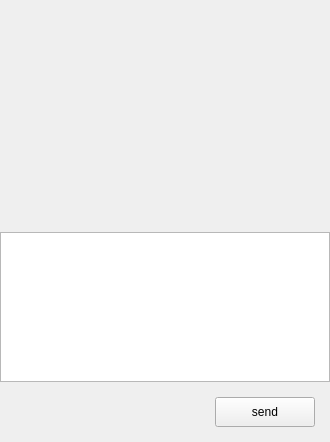
<?xml version="1.0" encoding="UTF-8"?>
<ui version="4.0">
 <class>ChatPage</class>
 <widget class="QWidget" name="ChatPage">
  <property name="geometry">
   <rect>
    <x>0</x>
    <y>0</y>
    <width>330</width>
    <height>442</height>
   </rect>
  </property>
  <property name="windowTitle">
   <string>Form</string>
  </property>
  <layout class="QVBoxLayout" name="verticalLayout">
   <property name="spacing">
    <number>0</number>
   </property>
   <property name="leftMargin">
    <number>0</number>
   </property>
   <property name="topMargin">
    <number>0</number>
   </property>
   <property name="rightMargin">
    <number>0</number>
   </property>
   <property name="bottomMargin">
    <number>0</number>
   </property>
   <item>
    <widget class="QWidget" name="chat_data_wid" native="true">
     <layout class="QVBoxLayout" name="verticalLayout_4">
      <property name="spacing">
       <number>0</number>
      </property>
      <property name="leftMargin">
       <number>0</number>
      </property>
      <property name="topMargin">
       <number>0</number>
      </property>
      <property name="rightMargin">
       <number>0</number>
      </property>
      <property name="bottomMargin">
       <number>0</number>
      </property>
      <item>
       <widget class="QWidget" name="title_wid" native="true">
        <property name="minimumSize">
         <size>
          <width>0</width>
          <height>60</height>
         </size>
        </property>
        <property name="maximumSize">
         <size>
          <width>16777215</width>
          <height>60</height>
         </size>
        </property>
        <layout class="QVBoxLayout" name="verticalLayout_5">
         <property name="spacing">
          <number>7</number>
         </property>
         <property name="leftMargin">
          <number>11</number>
         </property>
         <property name="topMargin">
          <number>2</number>
         </property>
         <property name="rightMargin">
          <number>2</number>
         </property>
         <property name="bottomMargin">
          <number>2</number>
         </property>
         <item>
          <widget class="QWidget" name="widget_2" native="true">
           <layout class="QHBoxLayout" name="horizontalLayout_3">
            <property name="leftMargin">
             <number>2</number>
            </property>
            <property name="topMargin">
             <number>2</number>
            </property>
            <property name="rightMargin">
             <number>2</number>
            </property>
            <property name="bottomMargin">
             <number>2</number>
            </property>
            <item>
             <widget class="QLabel" name="title_lb">
              <property name="text">
               <string/>
              </property>
             </widget>
            </item>
           </layout>
          </widget>
         </item>
        </layout>
       </widget>
      </item>
      <item>
       <widget class="ChatView" name="chat_data_list" native="true"/>
      </item>
      <item>
       <widget class="QWidget" name="tool_wid" native="true">
        <property name="minimumSize">
         <size>
          <width>0</width>
          <height>35</height>
         </size>
        </property>
        <property name="maximumSize">
         <size>
          <width>16777215</width>
          <height>35</height>
         </size>
        </property>
        <layout class="QHBoxLayout" name="horizontalLayout_4">
         <property name="spacing">
          <number>0</number>
         </property>
         <property name="leftMargin">
          <number>0</number>
         </property>
         <property name="topMargin">
          <number>0</number>
         </property>
         <property name="rightMargin">
          <number>0</number>
         </property>
         <property name="bottomMargin">
          <number>0</number>
         </property>
         <item>
          <spacer name="horizontalSpacer_2">
           <property name="orientation">
            <enum>Qt::Orientation::Horizontal</enum>
           </property>
           <property name="sizeType">
            <enum>QSizePolicy::Policy::Fixed</enum>
           </property>
           <property name="sizeHint" stdset="0">
            <size>
             <width>5</width>
             <height>20</height>
            </size>
           </property>
          </spacer>
         </item>
         <item>
          <widget class="ClickedLabel" name="emo_lb">
           <property name="minimumSize">
            <size>
             <width>25</width>
             <height>25</height>
            </size>
           </property>
           <property name="maximumSize">
            <size>
             <width>25</width>
             <height>25</height>
            </size>
           </property>
           <property name="text">
            <string/>
           </property>
          </widget>
         </item>
         <item>
          <spacer name="horizontalSpacer_4">
           <property name="orientation">
            <enum>Qt::Orientation::Horizontal</enum>
           </property>
           <property name="sizeType">
            <enum>QSizePolicy::Policy::Fixed</enum>
           </property>
           <property name="sizeHint" stdset="0">
            <size>
             <width>8</width>
             <height>20</height>
            </size>
           </property>
          </spacer>
         </item>
         <item>
          <widget class="ClickedLabel" name="file_lb">
           <property name="minimumSize">
            <size>
             <width>25</width>
             <height>25</height>
            </size>
           </property>
           <property name="maximumSize">
            <size>
             <width>25</width>
             <height>25</height>
            </size>
           </property>
           <property name="text">
            <string/>
           </property>
          </widget>
         </item>
         <item>
          <spacer name="horizontalSpacer_3">
           <property name="orientation">
            <enum>Qt::Orientation::Horizontal</enum>
           </property>
           <property name="sizeHint" stdset="0">
            <size>
             <width>40</width>
             <height>20</height>
            </size>
           </property>
          </spacer>
         </item>
        </layout>
       </widget>
      </item>
      <item>
       <widget class="MessageTextEdit" name="chat_edit">
        <property name="minimumSize">
         <size>
          <width>0</width>
          <height>150</height>
         </size>
        </property>
        <property name="maximumSize">
         <size>
          <width>16777215</width>
          <height>150</height>
         </size>
        </property>
       </widget>
      </item>
      <item>
       <widget class="QWidget" name="send_wid" native="true">
        <property name="minimumSize">
         <size>
          <width>0</width>
          <height>60</height>
         </size>
        </property>
        <property name="maximumSize">
         <size>
          <width>16777215</width>
          <height>60</height>
         </size>
        </property>
        <layout class="QHBoxLayout" name="horizontalLayout_5">
         <property name="leftMargin">
          <number>5</number>
         </property>
         <property name="topMargin">
          <number>5</number>
         </property>
         <property name="rightMargin">
          <number>5</number>
         </property>
         <property name="bottomMargin">
          <number>5</number>
         </property>
         <item>
          <spacer name="horizontalSpacer_5">
           <property name="orientation">
            <enum>Qt::Orientation::Horizontal</enum>
           </property>
           <property name="sizeHint" stdset="0">
            <size>
             <width>40</width>
             <height>20</height>
            </size>
           </property>
          </spacer>
         </item>
         <item>
          <widget class="ClickedBtn" name="send_btn">
           <property name="minimumSize">
            <size>
             <width>100</width>
             <height>30</height>
            </size>
           </property>
           <property name="maximumSize">
            <size>
             <width>100</width>
             <height>30</height>
            </size>
           </property>
           <property name="text">
            <string>send</string>
           </property>
          </widget>
         </item>
         <item>
          <spacer name="horizontalSpacer_7">
           <property name="orientation">
            <enum>Qt::Orientation::Horizontal</enum>
           </property>
           <property name="sizeType">
            <enum>QSizePolicy::Policy::Fixed</enum>
           </property>
           <property name="sizeHint" stdset="0">
            <size>
             <width>10</width>
             <height>20</height>
            </size>
           </property>
          </spacer>
         </item>
        </layout>
       </widget>
      </item>
     </layout>
    </widget>
   </item>
  </layout>
 </widget>
 <customwidgets>
  <customwidget>
   <class>ClickedBtn</class>
   <extends>QPushButton</extends>
   <header location="global">clickedbtn.h</header>
  </customwidget>
  <customwidget>
   <class>ClickedLabel</class>
   <extends>QLabel</extends>
   <header location="global">clickedlabel.h</header>
  </customwidget>
  <customwidget>
   <class>ChatView</class>
   <extends>QWidget</extends>
   <header location="global">chatview.h</header>
   <container>1</container>
  </customwidget>
  <customwidget>
   <class>MessageTextEdit</class>
   <extends>QTextEdit</extends>
   <header location="global">messagetextedit.h</header>
  </customwidget>
 </customwidgets>
 <resources/>
 <connections/>
</ui>
